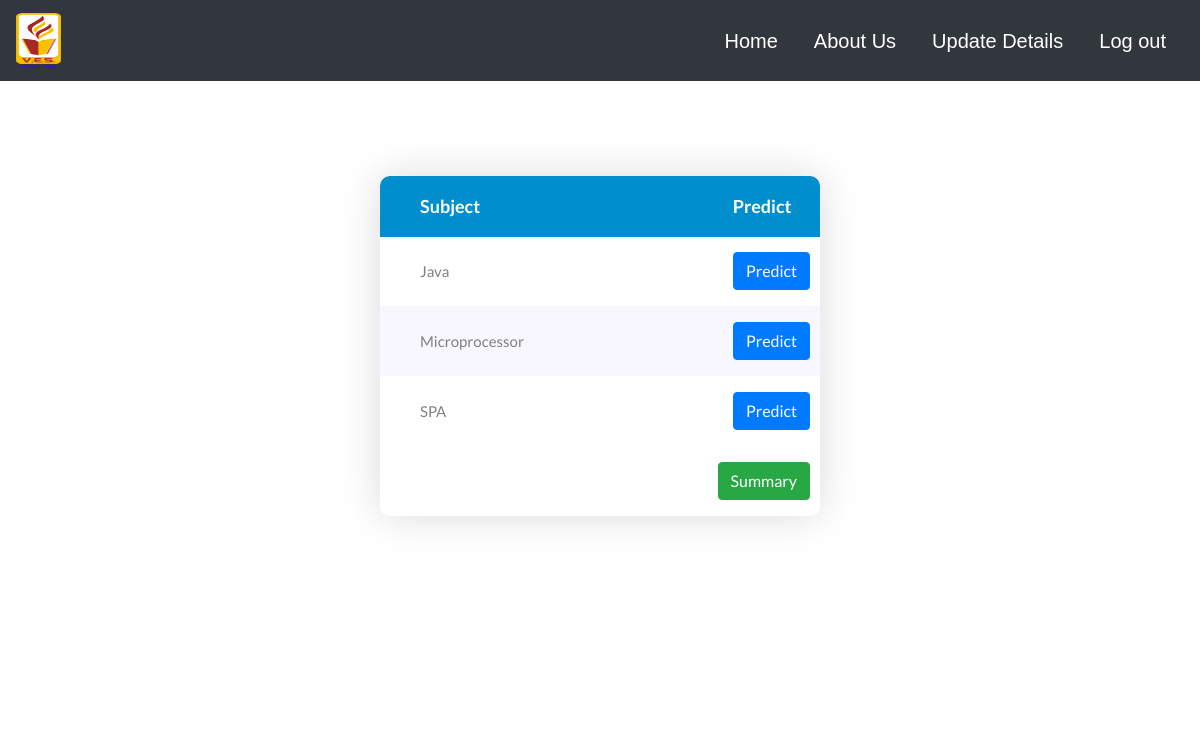
Before: /predict.php (signed in) with the older database file.
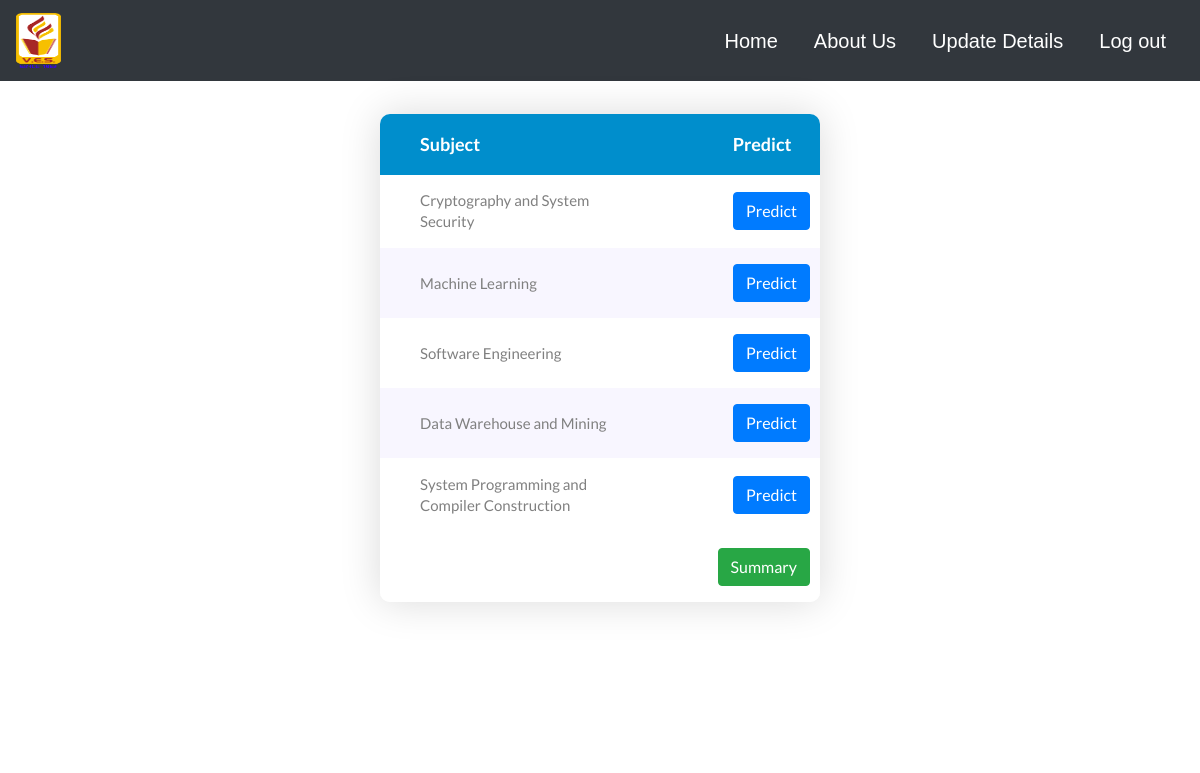
After: the same page with the newer database file.
### tables this page shows
CREATE TABLE `subject` (
  `subject_id` int NOT NULL,
  `subject_name` varchar(50) NOT NULL
);

### predict.php (the view, shortened to what this page needs)
<!DOCTYPE html>
<html lang="en">
<head>
	<link rel="stylesheet" type="text/css" href="vendor/bootstrap/css/bootstrap.min.css">
	<link rel="stylesheet" type="text/css" href="fonts/font-awesome-4.7.0/css/font-awesome.min.css">
	<link rel="stylesheet" type="text/css" href="vendor/animate/animate.css">
	<link rel="stylesheet" type="text/css" href="vendor/select2/select2.min.css">
	<link rel="stylesheet" type="text/css" href="vendor/perfect-scrollbar/perfect-scrollbar.css">
	<link rel="stylesheet" type="text/css" href="css/util.css">
	<link rel="stylesheet" type="text/css" href="css/main.css">
</head>
<?php
    include 'dbconnect.php';
	$stud_id=$_SESSION['stud_id'];
    $sql1= "SELECT Subject_Id, Subject_name from subject Natural join relation where class_name=(SELECT Class from student where Student_Id=$stud_id)";
     $result1=mysqli_query($con,$sql1);
     ?>
<body>
<?php
	include "studentnav.php"
?>
	<div class="limiter" style="width: 500px;">
		<div class="container-table100">
			<div class="wrap-table100">
				<div class="table100 ver1 m-b-110">
					<form action="stumarks.php" method="POST">
					<div class="table100-head">
						<table>
							<thead>
								<tr class="row100 head">
									<th class="cell100 column2" style="padding-left: 40px;">Subject</th>
                                    <th class="cell100 column2" style="padding-left: 14rem;">Predict</th>
								</tr>
							</thead>
						</table>
					</div>
					<div class="table100-body js-pscroll">
						<table>
							<tbody>
								<?php
    							while($row1=mysqli_fetch_array($result1)){?>
								<tr class="row100 body">
									<td class="cell100 column2" style="padding-left: 40px;"><p name="sub1[]"><?php echo $row1['Subject_name'];$sub_name='"'.$row1['Subject_name'].'"' ?></p>
									<td class="cell100 column2"> <button type="button" data-toggle="modal" data-target="#exampleModal" id="submit" class="btn btn-primary pull-right" onclick='select_and_pass(<?php echo $row1["Subject_Id"].",$stud_id,".$sub_name; ?>)'>Predict</button></td>
								<?php } ?>
								</tr>
								<tr class="row100 body">
									<td class="cell100 column2" style="padding-left: 40px;"><p></p>
									<td class="cell100 column2"> <button type="button" class="btn btn-success pull-right" onclick="window.location.href='allpredictions.php'">Summary</button></td>
								</tr>
							</tbody>
						</table>
					</div>
					</form>
				</div>
			</div>
		</div>
	</div>
</body>
</html>

Changed rows visible on the page:
changed subject: subject_name "Microprocessor" → "Cryptography and System Security"; moves up the list
now on this page (row edited): subject: subject_name "Machine Learning"
now on this page (row edited): subject: subject_name "Software Engineering"
changed subject: subject_name "Java" → "Data Warehouse and Mining"
changed subject: subject_name "SPA" → "System Programming and Compiler Construction"
